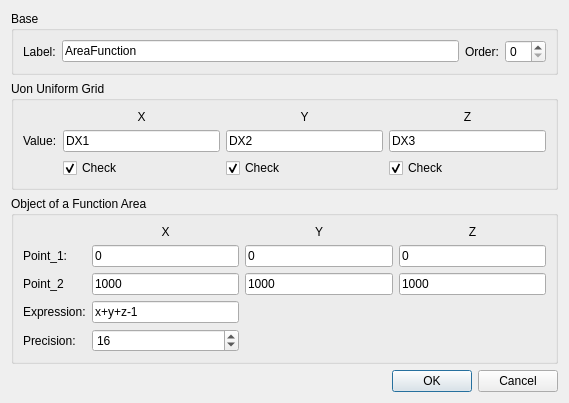
<?xml version="1.0" encoding="UTF-8"?>
<ui version="4.0">
 <class>Dialog_AreaFunction</class>
 <widget class="QDialog" name="Dialog_AreaFunction">
  <property name="windowModality">
   <enum>Qt::ApplicationModal</enum>
  </property>
  <property name="geometry">
   <rect>
    <x>0</x>
    <y>0</y>
    <width>569</width>
    <height>353</height>
   </rect>
  </property>
  <property name="sizePolicy">
   <sizepolicy hsizetype="Fixed" vsizetype="Fixed">
    <horstretch>0</horstretch>
    <verstretch>0</verstretch>
   </sizepolicy>
  </property>
  <property name="minimumSize">
   <size>
    <width>0</width>
    <height>0</height>
   </size>
  </property>
  <property name="maximumSize">
   <size>
    <width>16777215</width>
    <height>16777215</height>
   </size>
  </property>
  <property name="windowTitle">
   <string>函数面</string>
  </property>
  <layout class="QVBoxLayout" name="verticalLayout">
   <item>
    <widget class="QGroupBox" name="groupBox">
     <property name="title">
      <string>Base</string>
     </property>
     <layout class="QHBoxLayout" name="horizontalLayout">
      <item>
       <widget class="QLabel" name="label">
        <property name="text">
         <string>Label:</string>
        </property>
       </widget>
      </item>
      <item>
       <widget class="QLineEdit" name="lineEdit_Name">
        <property name="text">
         <string>AreaFunction</string>
        </property>
       </widget>
      </item>
      <item>
       <widget class="QLabel" name="label_2">
        <property name="text">
         <string>Order:</string>
        </property>
       </widget>
      </item>
      <item>
       <widget class="QSpinBox" name="spinBox_Order"/>
      </item>
     </layout>
    </widget>
   </item>
   <item>
    <widget class="QGroupBox" name="groupBox_3">
     <property name="title">
      <string>Uon Uniform Grid</string>
     </property>
     <layout class="QGridLayout" name="gridLayout">
      <item row="0" column="1">
       <widget class="QLabel" name="label_5">
        <property name="text">
         <string>X</string>
        </property>
        <property name="alignment">
         <set>Qt::AlignCenter</set>
        </property>
       </widget>
      </item>
      <item row="1" column="1">
       <widget class="QLineEdit" name="lineEdit_UniformX">
        <property name="text">
         <string>DX1</string>
        </property>
       </widget>
      </item>
      <item row="0" column="2">
       <widget class="QLabel" name="label_6">
        <property name="text">
         <string>Y</string>
        </property>
        <property name="alignment">
         <set>Qt::AlignCenter</set>
        </property>
       </widget>
      </item>
      <item row="2" column="1">
       <widget class="QCheckBox" name="checkBox_UniformX">
        <property name="text">
         <string>Check</string>
        </property>
        <property name="checked">
         <bool>true</bool>
        </property>
       </widget>
      </item>
      <item row="2" column="2">
       <widget class="QCheckBox" name="checkBox_UniformY">
        <property name="text">
         <string>Check</string>
        </property>
        <property name="checked">
         <bool>true</bool>
        </property>
       </widget>
      </item>
      <item row="1" column="2">
       <widget class="QLineEdit" name="lineEdit_UniformY">
        <property name="text">
         <string>DX2</string>
        </property>
       </widget>
      </item>
      <item row="0" column="3">
       <widget class="QLabel" name="label_7">
        <property name="text">
         <string>Z</string>
        </property>
        <property name="alignment">
         <set>Qt::AlignCenter</set>
        </property>
       </widget>
      </item>
      <item row="1" column="3">
       <widget class="QLineEdit" name="lineEdit_UniformZ">
        <property name="text">
         <string>DX3</string>
        </property>
       </widget>
      </item>
      <item row="2" column="3">
       <widget class="QCheckBox" name="checkBox_UniformZ">
        <property name="text">
         <string>Check</string>
        </property>
        <property name="checked">
         <bool>true</bool>
        </property>
       </widget>
      </item>
      <item row="1" column="0">
       <widget class="QLabel" name="label_4">
        <property name="text">
         <string>Value:</string>
        </property>
       </widget>
      </item>
     </layout>
    </widget>
   </item>
   <item>
    <widget class="QGroupBox" name="groupBox_4">
     <property name="title">
      <string>Object of a Function Area</string>
     </property>
     <layout class="QGridLayout" name="gridLayout_2">
      <item row="0" column="2">
       <widget class="QLabel" name="label_13">
        <property name="text">
         <string>Y</string>
        </property>
        <property name="alignment">
         <set>Qt::AlignCenter</set>
        </property>
       </widget>
      </item>
      <item row="1" column="2">
       <widget class="QLineEdit" name="lineEdit_Point_1Y">
        <property name="text">
         <string>0</string>
        </property>
       </widget>
      </item>
      <item row="2" column="2">
       <widget class="QLineEdit" name="lineEdit_Point_2Y">
        <property name="text">
         <string>1000</string>
        </property>
       </widget>
      </item>
      <item row="3" column="0">
       <widget class="QLabel" name="label_10">
        <property name="text">
         <string>Expression:</string>
        </property>
       </widget>
      </item>
      <item row="4" column="0">
       <widget class="QLabel" name="label_11">
        <property name="text">
         <string>Precision:</string>
        </property>
       </widget>
      </item>
      <item row="0" column="1">
       <widget class="QLabel" name="label_12">
        <property name="text">
         <string>X</string>
        </property>
        <property name="alignment">
         <set>Qt::AlignCenter</set>
        </property>
       </widget>
      </item>
      <item row="2" column="1">
       <widget class="QLineEdit" name="lineEdit_Point_2X">
        <property name="text">
         <string>1000</string>
        </property>
       </widget>
      </item>
      <item row="1" column="1">
       <widget class="QLineEdit" name="lineEdit_Point_1X">
        <property name="text">
         <string>0</string>
        </property>
       </widget>
      </item>
      <item row="2" column="0">
       <widget class="QLabel" name="label_9">
        <property name="text">
         <string>Point_2</string>
        </property>
       </widget>
      </item>
      <item row="1" column="0">
       <widget class="QLabel" name="label_8">
        <property name="text">
         <string>Point_1:</string>
        </property>
       </widget>
      </item>
      <item row="3" column="1">
       <widget class="QLineEdit" name="lineEdit_ExpressionStr">
        <property name="text">
         <string>x+y+z-1</string>
        </property>
       </widget>
      </item>
      <item row="0" column="3">
       <widget class="QLabel" name="label_14">
        <property name="text">
         <string>Z</string>
        </property>
        <property name="alignment">
         <set>Qt::AlignCenter</set>
        </property>
       </widget>
      </item>
      <item row="1" column="3">
       <widget class="QLineEdit" name="lineEdit_Point_1Z">
        <property name="text">
         <string>0</string>
        </property>
       </widget>
      </item>
      <item row="2" column="3">
       <widget class="QLineEdit" name="lineEdit_Point_2Z">
        <property name="text">
         <string>1000</string>
        </property>
       </widget>
      </item>
      <item row="4" column="1">
       <widget class="QSpinBox" name="spinBox_Precision">
        <property name="minimum">
         <number>10</number>
        </property>
        <property name="value">
         <number>16</number>
        </property>
       </widget>
      </item>
     </layout>
    </widget>
   </item>
   <item>
    <layout class="QHBoxLayout" name="horizontalLayout_3">
     <item>
      <spacer name="horizontalSpacer">
       <property name="orientation">
        <enum>Qt::Horizontal</enum>
       </property>
       <property name="sizeHint" stdset="0">
        <size>
         <width>40</width>
         <height>20</height>
        </size>
       </property>
      </spacer>
     </item>
     <item>
      <widget class="QPushButton" name="pushButton_ok">
       <property name="text">
        <string>OK</string>
       </property>
      </widget>
     </item>
     <item>
      <widget class="QPushButton" name="pushButton_cancel">
       <property name="text">
        <string>Cancel</string>
       </property>
      </widget>
     </item>
    </layout>
   </item>
  </layout>
 </widget>
 <resources/>
 <connections/>
</ui>
